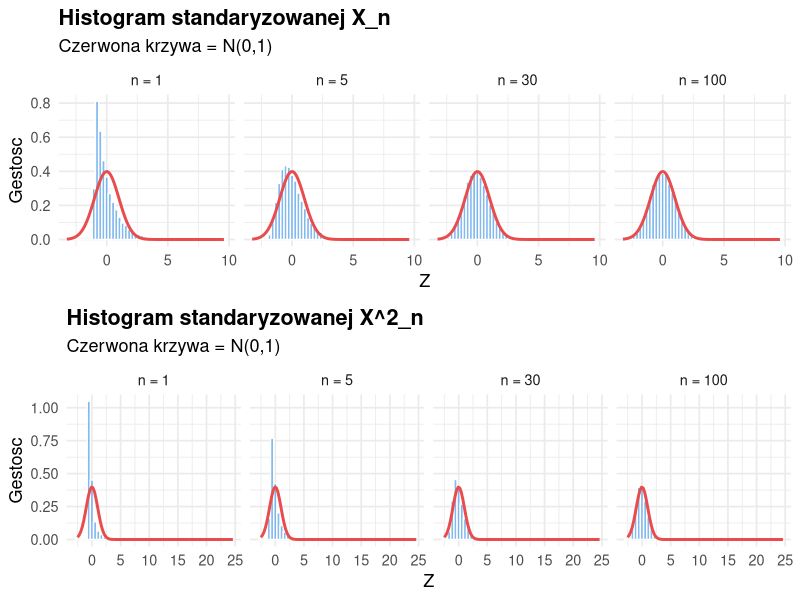
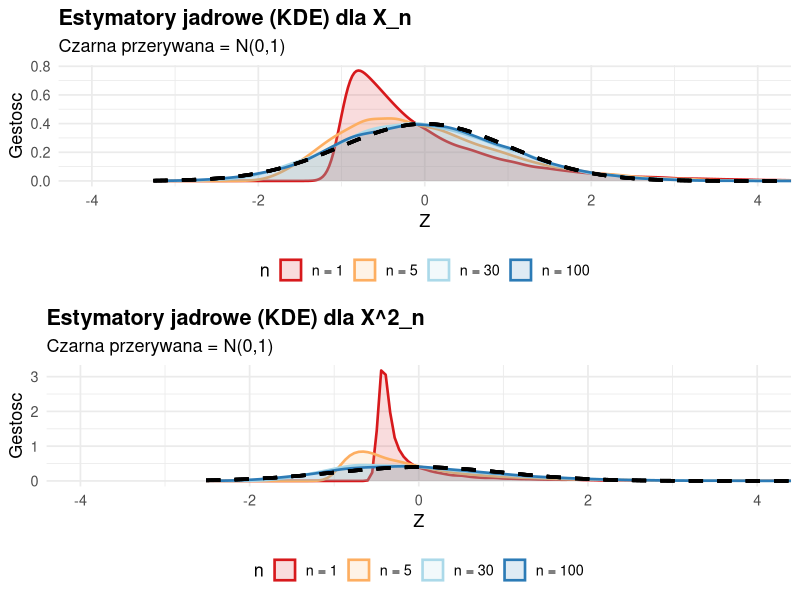
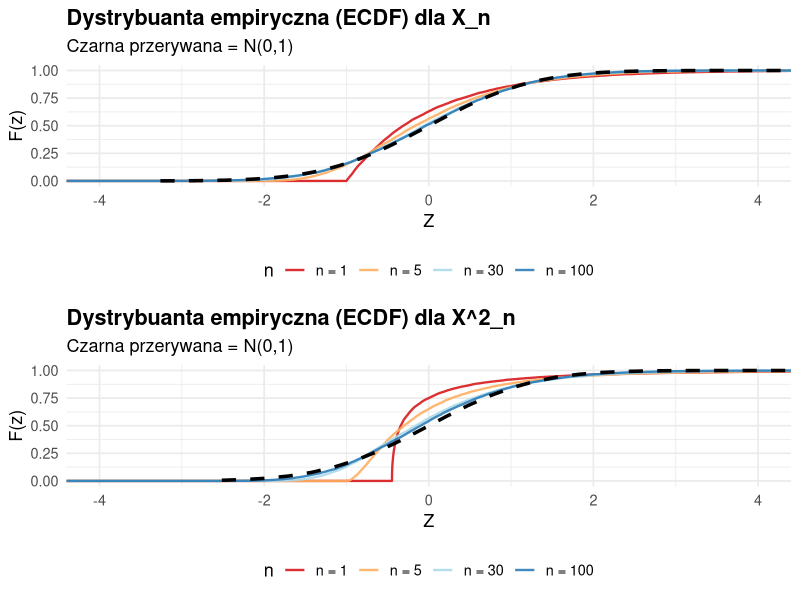
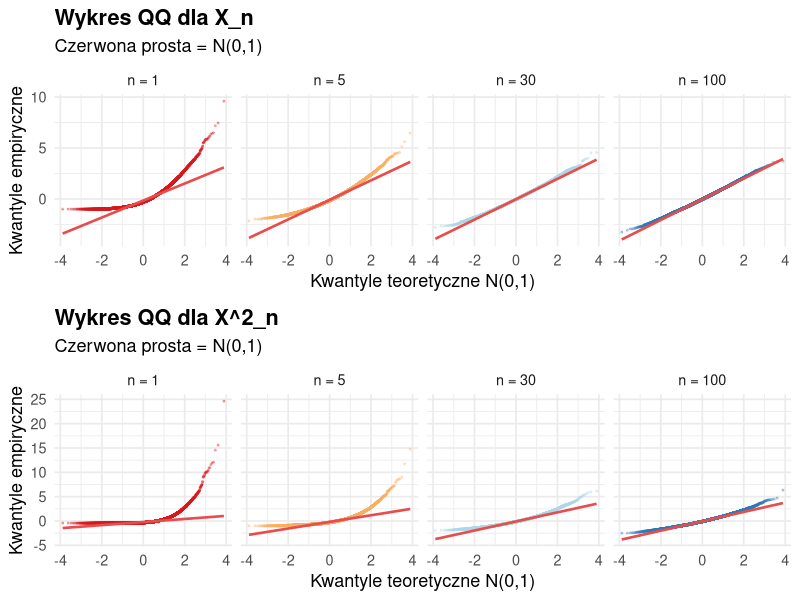

Reproduce these figures in R, in order.
library(ggplot2)
library(gridExtra)

set.seed(42)

# --- Parametry ---
N_sim   <- 10000
n_sizes <- c(1, 5, 30, 100)
lambda  <- 1

mu_X   <- 1 / lambda
sig_X  <- 1 / lambda

# E[X^2] = 2/lambda^2, Var(X^2) = 20/lambda^4
mu_X2  <- 2 / lambda^2
sig_X2 <- sqrt(20) / lambda^2

# --- Generowanie danych ---
generate_means <- function(n) {
  samples <- matrix(rexp(N_sim * n, rate = lambda), nrow = N_sim, ncol = n)
  xbar    <- rowMeans(samples)
  x2bar   <- rowMeans(samples^2)
  z_xbar  <- sqrt(n) * (xbar  - mu_X)  / sig_X
  z_x2bar <- sqrt(n) * (x2bar - mu_X2) / sig_X2
  data.frame(n = n, xbar = xbar, x2bar = x2bar,
             z_xbar = z_xbar, z_x2bar = z_x2bar)
}

all_data <- do.call(rbind, lapply(n_sizes, generate_means))
all_data$n_label <- factor(paste0("n = ", all_data$n),
                            levels = paste0("n = ", n_sizes))

# --- Histogramy ---
plot_histogram <- function(data, zvar, title_stat) {
  ggplot(data, aes_string(x = zvar)) +
    geom_histogram(aes(y = after_stat(density)),
                   bins = 50, fill = "#4C9BE8", color = "white", alpha = 0.7) +
    stat_function(fun = dnorm, args = list(mean = 0, sd = 1),
                  color = "#E84C4C", linewidth = 1) +
    facet_wrap(~n_label, nrow = 1) +
    labs(title = paste("Histogram standaryzowanej", title_stat),
         subtitle = "Czerwona krzywa = N(0,1)",
         x = "Z", y = "Gestosc") +
    theme_minimal(base_size = 13) +
    theme(plot.title = element_text(face = "bold"))
}

p_hist_xbar  <- plot_histogram(all_data, "z_xbar",  "X_n")
p_hist_x2bar <- plot_histogram(all_data, "z_x2bar", "X^2_n")

# --- KDE ---
plot_kde <- function(data, zvar, title_stat) {
  ggplot(data, aes_string(x = zvar, color = "n_label", fill = "n_label")) +
    geom_density(alpha = 0.15, linewidth = 0.9) +
    stat_function(fun = dnorm, args = list(mean = 0, sd = 1),
                  color = "black", linewidth = 1.2, linetype = "dashed") +
    scale_color_brewer(palette = "RdYlBu", name = "n") +
    scale_fill_brewer(palette  = "RdYlBu", name = "n") +
    coord_cartesian(xlim = c(-4, 4)) +
    labs(title = paste("Estymatory jadrowe (KDE) dla", title_stat),
         subtitle = "Czarna przerywana = N(0,1)",
         x = "Z", y = "Gestosc") +
    theme_minimal(base_size = 13) +
    theme(plot.title = element_text(face = "bold"),
          legend.position = "bottom")
}

p_kde_xbar  <- plot_kde(all_data, "z_xbar",  "X_n")
p_kde_x2bar <- plot_kde(all_data, "z_x2bar", "X^2_n")

# --- ECDF ---
plot_ecdf <- function(data, zvar, title_stat) {
  ggplot(data, aes_string(x = zvar, color = "n_label")) +
    stat_ecdf(linewidth = 0.8, alpha = 0.9) +
    stat_function(fun = pnorm, args = list(mean = 0, sd = 1),
                  color = "black", linewidth = 1.2, linetype = "dashed") +
    scale_color_brewer(palette = "RdYlBu", name = "n") +
    coord_cartesian(xlim = c(-4, 4)) +
    labs(title = paste("Dystrybuanta empiryczna (ECDF) dla", title_stat),
         subtitle = "Czarna przerywana = N(0,1)",
         x = "Z", y = "F(z)") +
    theme_minimal(base_size = 13) +
    theme(plot.title = element_text(face = "bold"),
          legend.position = "bottom")
}

p_ecdf_xbar  <- plot_ecdf(all_data, "z_xbar",  "X_n")
p_ecdf_x2bar <- plot_ecdf(all_data, "z_x2bar", "X^2_n")

# --- QQ ---
plot_qq <- function(data, zvar, title_stat) {
  ggplot(data, aes_string(sample = zvar)) +
    stat_qq(aes(color = n_label), alpha = 0.3, size = 0.4) +
    stat_qq_line(color = "#E84C4C", linewidth = 0.9) +
    scale_color_brewer(palette = "RdYlBu", name = "n") +
    facet_wrap(~n_label, nrow = 1) +
    labs(title = paste("Wykres QQ dla", title_stat),
         subtitle = "Czerwona prosta = N(0,1)",
         x = "Kwantyle teoretyczne N(0,1)", y = "Kwantyle empiryczne") +
    theme_minimal(base_size = 13) +
    theme(plot.title = element_text(face = "bold"),
          legend.position = "none")
}

p_qq_xbar  <- plot_qq(all_data, "z_xbar",  "X_n")
p_qq_x2bar <- plot_qq(all_data, "z_x2bar", "X^2_n")

# --- Zapis ---
png("ctg_histogramy.png", width = 1400, height = 700, res = 120)
grid.arrange(p_hist_xbar, p_hist_x2bar, nrow = 2)
dev.off()

png("ctg_kde.png", width = 900, height = 700, res = 120)
grid.arrange(p_kde_xbar, p_kde_x2bar, nrow = 2)
dev.off()

png("ctg_ecdf.png", width = 900, height = 700, res = 120)
grid.arrange(p_ecdf_xbar, p_ecdf_x2bar, nrow = 2)
dev.off()

png("ctg_qqplot.png", width = 1400, height = 700, res = 120)
grid.arrange(p_qq_xbar, p_qq_x2bar, nrow = 2)
dev.off()

cat("Zapisano: ctg_histogramy.png, ctg_kde.png, ctg_ecdf.png, ctg_qqplot.png\n")
